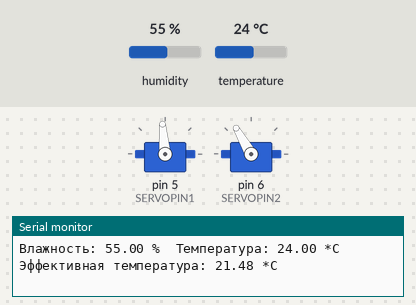
Bench run of a sketch on a simulated Arduino Uno, built with avr-gcc and run on an emulated ATmega328P. On the bench: 2 × servo, the last lines printed to the serial monitor. The test bench sets the inputs (shaded band); at power-on: temperature 24 °C, humidity 55 %.

Above: at 4.5 s.
4.6 s: temperature set to 28 °C
8.1 s: temperature set to 31 °C
At 10.3 s:
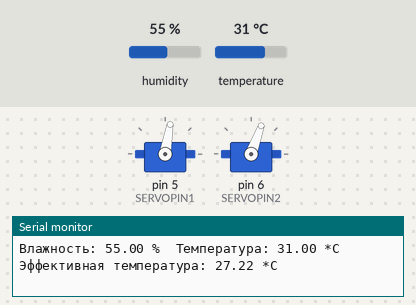
11.6 s: humidity set to 63 %
15.1 s: humidity set to 66 %
At 16.9 s:
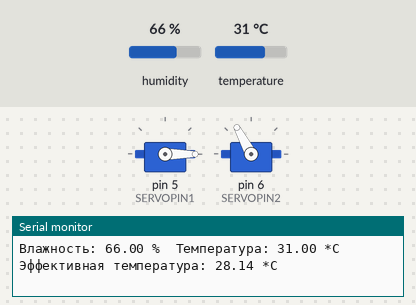
18.6 s: humidity set to 22 %
At 20.4 s:
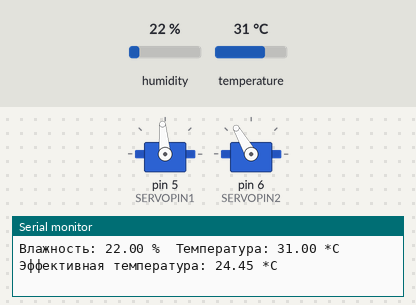
22.1 s: temperature set to 35 °C
At 24.68 s:
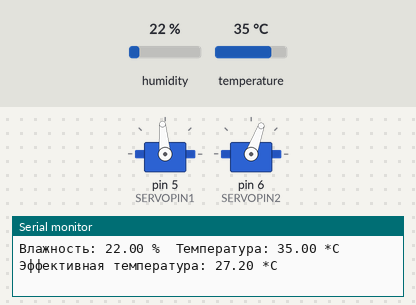
Timing chart, 0 to 26.2 s (numbered marks = the images above; inputs shaded):
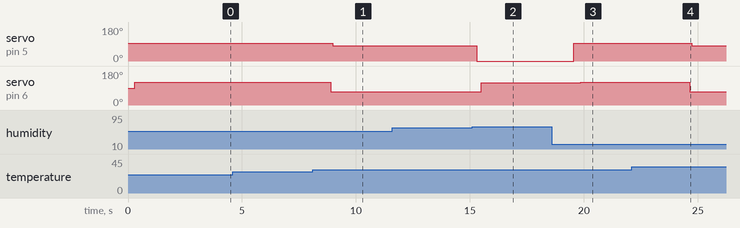

The sketch:

temp.ino
```cpp
#include <DHT.h>
#include <Servo.h>

#define DHTPIN   2
#define SERVOPIN1 5
#define SERVOPIN2 6

DHT dht(DHTPIN, DHT11);
Servo servo1;
Servo servo2;
uint32_t ms, msD;
float h = 0;
float t = 0;
float et = 0;

int angle;

void setup()
{
  Serial.begin(9600);
  dht.begin();
  servo1.attach(SERVOPIN1);
  servo2.attach(SERVOPIN2);
}

void loop()
{
  ms = millis();
  if (ms - msD > 1000)
  {
    h = dht.readHumidity();
    t = dht.readTemperature();
    et = t - 0.4*(t - 10)*(1.0 - (h/100));

    Serial.print("Влажность: ");
    Serial.print(h);
    Serial.print(" %\t");
    Serial.print("Температура: ");
    Serial.print(t);
    Serial.print(" *C\t");
    Serial.print("Эффективная температура: ");
    Serial.print(et);
    Serial.println(" *C");

    msD = ms;
  }

  if (isnan(h) || isnan(t))
  {
    Serial.println("Ошибка считывания");
    return;
  }

  if (et < 26)
  {
    servo1.write(95);
    delay(300);
    servo2.write(120);

  }
  if (et >= 26 && et <= 28)
  {
    servo2.write(70);
    delay(100);

    servo1.write(80);


  }
  if (et > 28)
  {
    servo1.write(0);
    delay(200);

    servo2.write(118);


  }
}
```

Measured:
- the behaviour switches between 29 and 30 °C on temperature (found by bisection; images 0 and 1)
- the behaviour switches between 64 and 65 % on humidity (found by bisection; images 1 and 2)
- the behaviour switches between 33 and 34 °C on temperature (found by bisection; images 3 and 4)
- after the input at 8.1 s, servo on pin 5 (SERVOPIN1): 95° → 80° after 0.88 s; servo on pin 6 (SERVOPIN2): 120° → 70° after 0.78 s
- after the input at 15.1 s, servo on pin 5 (SERVOPIN1): 80° → 0° after 0.20 s; servo on pin 6 (SERVOPIN2): 70° → 118° after 0.40 s
- after the input at 18.6 s, servo on pin 5 (SERVOPIN1): 0° → 95° after 0.97 s; servo on pin 6 (SERVOPIN2): 118° → 120° after 1.3 s
- after the input at 22.1 s, servo on pin 5 (SERVOPIN1): 95° → 80° after 2.6 s; servo on pin 6 (SERVOPIN2): 120° → 70° after 2.5 s
